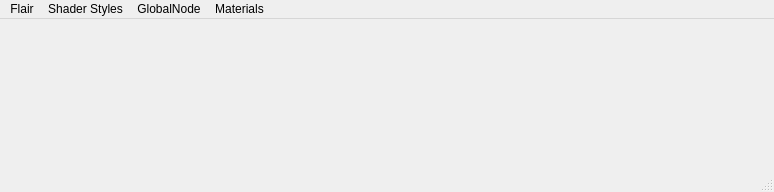
<?xml version="1.0" encoding="UTF-8"?>
<ui version="4.0">
 <class>MainWindow</class>
 <widget class="QMainWindow" name="MainWindow">
  <property name="geometry">
   <rect>
    <x>0</x>
    <y>0</y>
    <width>774</width>
    <height>192</height>
   </rect>
  </property>
  <property name="windowTitle">
   <string>MainWindow</string>
  </property>
  <widget class="QWidget" name="centralwidget"/>
  <widget class="QStatusBar" name="statusbar"/>
  <widget class="QMenuBar" name="menubar">
   <property name="geometry">
    <rect>
     <x>0</x>
     <y>0</y>
     <width>774</width>
     <height>21</height>
    </rect>
   </property>
   <widget class="QMenu" name="menuShader_Styles">
    <property name="title">
     <string>Flair</string>
    </property>
   </widget>
   <widget class="QMenu" name="menustyle">
    <property name="title">
     <string>Shader Styles</string>
    </property>
   </widget>
   <widget class="QMenu" name="menuGlobalNode">
    <property name="title">
     <string>GlobalNode</string>
    </property>
   </widget>
   <widget class="QMenu" name="menuMaterials">
    <property name="title">
     <string>Materials</string>
    </property>
   </widget>
   <addaction name="menuShader_Styles"/>
   <addaction name="menustyle"/>
   <addaction name="menuGlobalNode"/>
   <addaction name="menuMaterials"/>
  </widget>
 </widget>
 <resources/>
 <connections/>
</ui>
